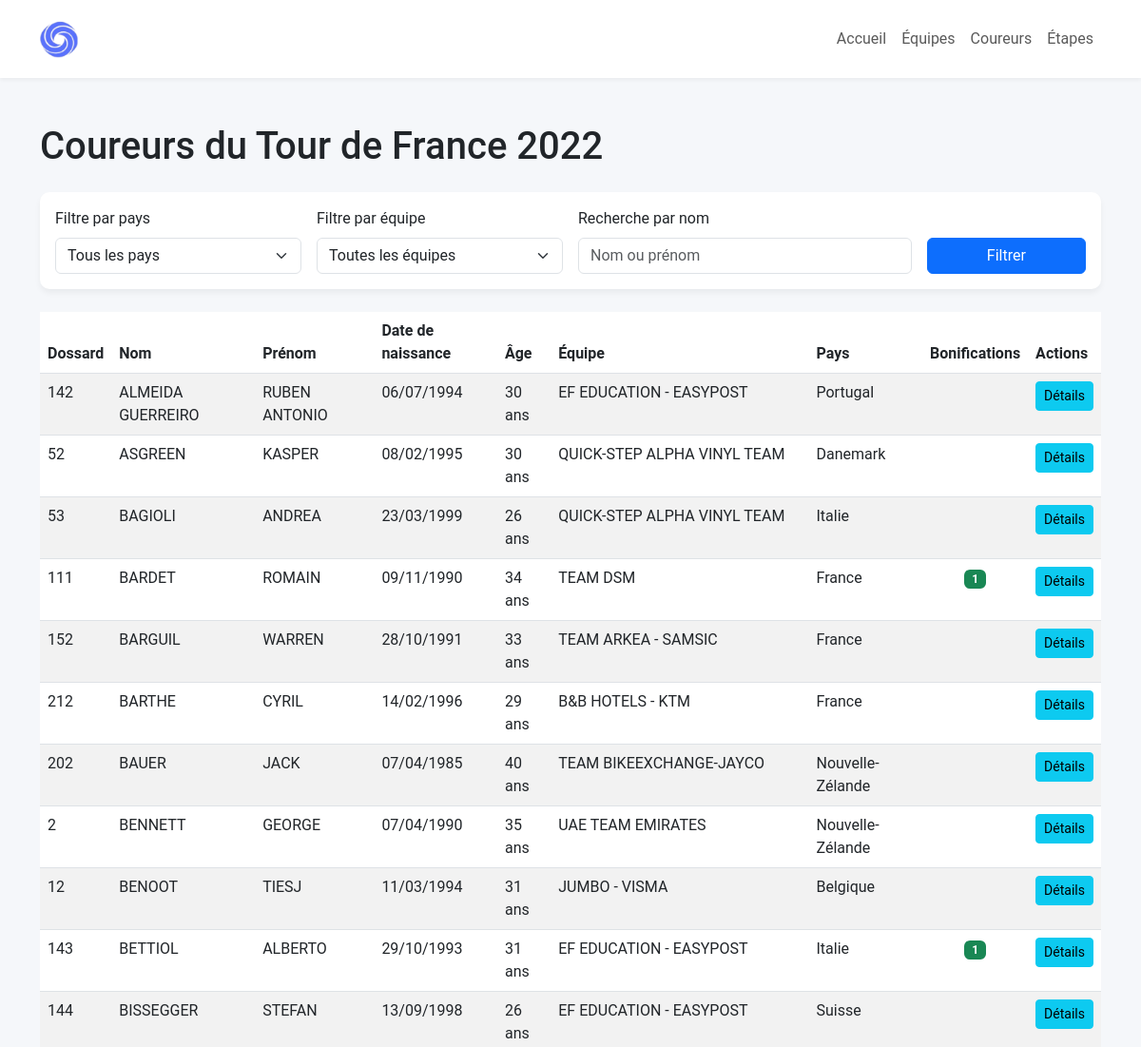
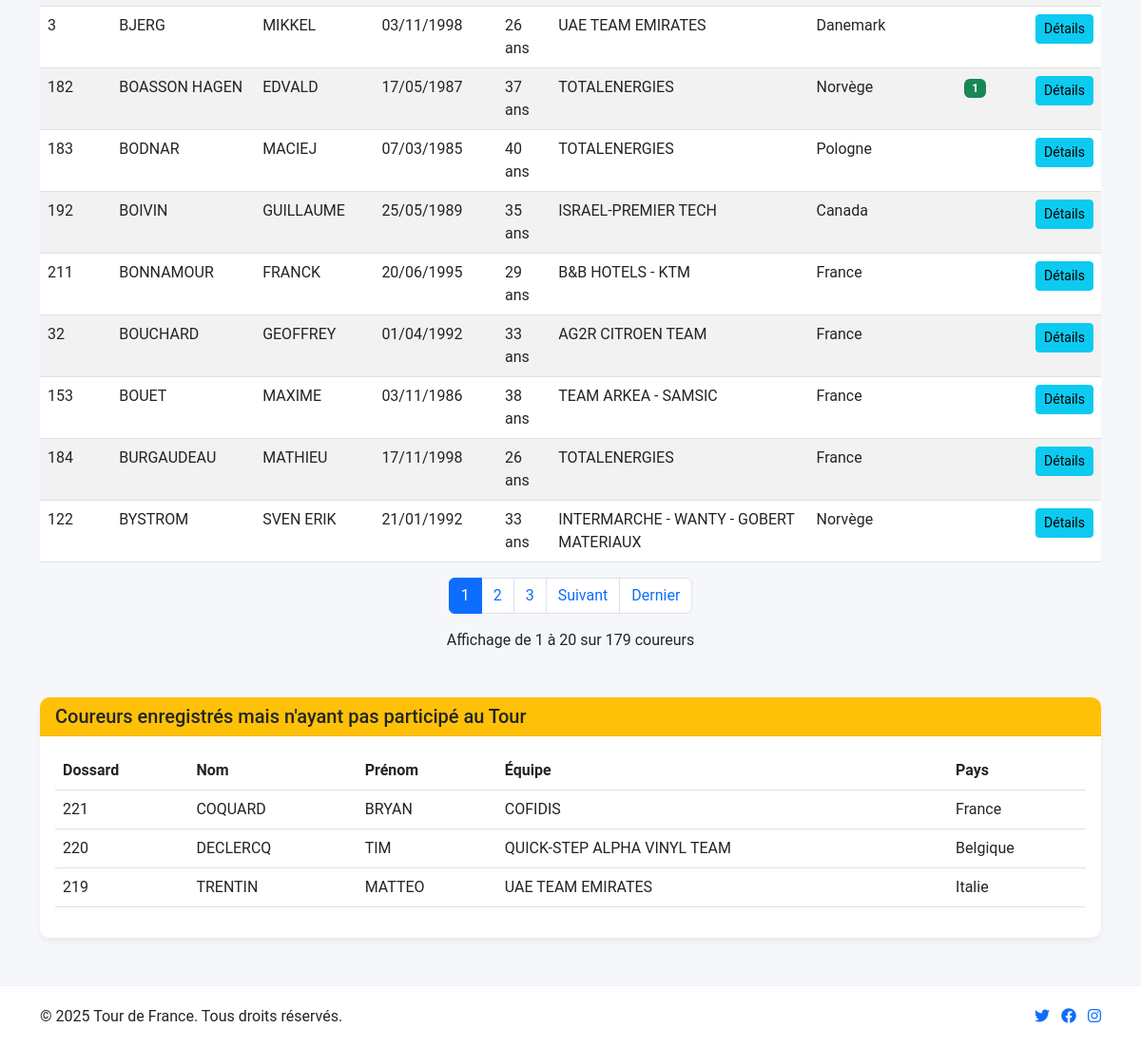
The page /Coureur.php on the database its author committed (2 pictures, top to bottom).
### tables this page shows
CREATE TABLE `Coureur` (
  `numDossard` int(11) NOT NULL,
  `nom` varchar(50) DEFAULT NULL,
  `prenom` varchar(50) DEFAULT NULL,
  `DN` date DEFAULT NULL,
  `numEquipe` varchar(50) NOT NULL,
  `codePays` varchar(3) NOT NULL
);

CREATE TABLE `Equipe` (
  `numEquipe` varchar(50) NOT NULL,
  `nomEquipe` varchar(50) DEFAULT NULL,
  `codePays` varchar(3) NOT NULL
);

CREATE TABLE `Pays` (
  `codePays` varchar(3) NOT NULL,
  `nomPays` varchar(100) DEFAULT NULL
);

### Coureur.php (the view, shortened to what this page needs)
<?php
require_once 'config.php';
include 'header.php';
$coureurs_par_page = 20;
$page = isset($_GET['page']) ? intval($_GET['page']) : 1;
$offset = ($page - 1) * $coureurs_par_page;
$filtre_pays = isset($_GET['pays']) ? $_GET['pays'] : '';
$filtre_equipe = isset($_GET['equipe']) ? $_GET['equipe'] : '';
$recherche = isset($_GET['recherche']) ? $_GET['recherche'] : '';
$sql_params = [];
$param_types = "";
$sql_count = "SELECT COUNT(*) AS total FROM Coureur c";
$stmt_count = $conn->prepare($sql_count);
$stmt_count->execute();
$result_count = $stmt_count->get_result();
$row_count = $result_count->fetch_assoc();
$total_coureurs = $row_count['total'];
$total_pages = ceil($total_coureurs / $coureurs_par_page);
$sql_coureurs = "SELECT c.numDossard, c.nom, c.prenom, c.DN, e.nomEquipe, p.nomPays,
                COUNT(DISTINCT b.idBonification) as nb_bonifications
                FROM Coureur c
                LEFT JOIN Equipe e ON c.numEquipe = e.numEquipe
                LEFT JOIN Pays p ON c.codePays = p.codePays
                LEFT JOIN Bonification b ON c.numDossard = b.numDossard";
$sql_coureurs .= " GROUP BY c.numDossard, c.nom, c.prenom, c.DN, e.nomEquipe, p.nomPays ORDER BY c.nom, c.prenom LIMIT ?, ?";
$sql_params[] = $offset;
$sql_params[] = $coureurs_par_page;
$param_types .= "ii";
$stmt = $conn->prepare($sql_coureurs);
$stmt->bind_param($param_types, ...$sql_params);
$stmt->execute();
$result_coureurs = $stmt->get_result();
?>
<div class="container my-5">
    <h1 class="mb-4">Coureurs du Tour de France 2022</h1>
    <div class="card mb-4">
        <div class="card-body">
            <form action="" method="get" class="row g-3">
                <div class="col-md-3">
                    <label for="pays" class="form-label">Filtre par pays</label>
                    <select name="pays" id="pays" class="form-select">
                        <option value="">Tous les pays</option>
                    </select>
                </div>
                <div class="col-md-3">
                    <label for="equipe" class="form-label">Filtre par équipe</label>
                    <select name="equipe" id="equipe" class="form-select">
                        <option value="">Toutes les équipes</option>
                    </select>
                </div>
                <div class="col-md-4">
                    <label for="recherche" class="form-label">Recherche par nom</label>
                    <input type="text" name="recherche" id="recherche" class="form-control" value="<?php echo htmlspecialchars($recherche); ?>" placeholder="Nom ou prénom">
                </div>
                <div class="col-md-2 d-flex align-items-end">
                    <button type="submit" class="btn btn-primary w-100">Filtrer</button>
                </div>
            </form>
        </div>
    </div>
    <div class="table-responsive">
        <table class="table table-striped">
            <thead>
                <tr>
                    <th>Dossard</th>
                    <th>Nom</th>
                    <th>Prénom</th>
                    <th>Date de naissance</th>
                    <th>Âge</th>
                    <th>Équipe</th>
                    <th>Pays</th>
                    <th>Bonifications</th>
                    <th>Actions</th>
                </tr>
            </thead>
            <tbody>
                <?php
                if ($result_coureurs->num_rows > 0) {
                    while($coureur = $result_coureurs->fetch_assoc()) {
                        $dob = new DateTime($coureur['DN']);
                        $now = new DateTime();
                        $age = $now->diff($dob)->y;
                ?>
                <tr>
                    <td><?php echo $coureur['numDossard']; ?></td>
                    <td><?php echo $coureur['nom']; ?></td>
                    <td><?php echo $coureur['prenom']; ?></td>
                    <td><?php echo date('d/m/Y', strtotime($coureur['DN'])); ?></td>
                    <td><?php echo $age; ?> ans</td>
                    <td><?php echo $coureur['nomEquipe']; ?></td>
                    <td><?php echo $coureur['nomPays']; ?></td>
                    <td class="text-center">
                        <?php if ($coureur['nb_bonifications'] == 0): ?>
                            <i class="bi bi-x-circle-fill text-danger" style="font-size: 1.2em;"></i>
                        <?php else: ?>
                            <span class="badge bg-success"><?php echo $coureur['nb_bonifications']; ?></span>
                        <?php endif; ?>
                    </td>
                    <td>
                        <a href="Coureur_detail.php?id=<?php echo $coureur['numDossard']; ?>" class="btn btn-sm btn-info">Détails</a>
                    </td>
                </tr>
                <?php
                    }
                } else {
                    echo "<tr><td colspan='8' class='text-center'>Aucun coureur trouvé.</td></tr>";
                }
                ?>
            </tbody>
        </table>
    </div>
    <?php if ($total_pages > 1): ?>
    <nav aria-label="Page navigation">
        <ul class="pagination justify-content-center">
            <?php
            $start_page = max(1, $page - 2);
            $end_page = min($total_pages, $page + 2);
            for ($i = $start_page; $i <= $end_page; $i++):
            ?>
            <li class="page-item <?php echo ($i == $page) ? 'active' : ''; ?>">
                <a class="page-link" href="?page=<?php echo $i; ?><?php echo (!empty($filtre_pays)) ? '&pays='.$filtre_pays : ''; ?><?php echo (!empty($filtre_equipe)) ? '&equipe='.$filtre_equipe : ''; ?><?php echo (!empty($recherche)) ? '&recherche='.$recherche : ''; ?>"><?php echo $i; ?></a>
            </li>
            <?php endfor; ?>
            <?php if ($page < $total_pages): ?>
            <li class="page-item">
                <a class="page-link" href="?page=<?php echo $page+1; ?><?php echo (!empty($filtre_pays)) ? '&pays='.$filtre_pays : ''; ?><?php echo (!empty($filtre_equipe)) ? '&equipe='.$filtre_equipe : ''; ?><?php echo (!empty($recherche)) ? '&recherche='.$recherche : ''; ?>">Suivant</a>
            </li>
            <li class="page-item">
                <a class="page-link" href="?page=<?php echo $total_pages; ?><?php echo (!empty($filtre_pays)) ? '&pays='.$filtre_pays : ''; ?><?php echo (!empty($filtre_equipe)) ? '&equipe='.$filtre_equipe : ''; ?><?php echo (!empty($recherche)) ? '&recherche='.$recherche : ''; ?>">Dernier</a>
            </li>
            <?php endif; ?>
        </ul>
    </nav>
    <?php endif; ?>
    <div class="mt-3 text-center">
        <p>Affichage de <?php echo min(($offset + 1), $total_coureurs); ?> à <?php echo min(($offset + $coureurs_par_page), $total_coureurs); ?> sur <?php echo $total_coureurs; ?> coureurs</p>
    </div>
    <div class="card mt-5">
        <div class="card-header bg-warning text-dark">
            <h5 class="mb-0">Coureurs enregistrés mais n'ayant pas participé au Tour</h5>
        </div>
        <div class="card-body">
            <?php
            $sql_non_participants = "SELECT c.numDossard, c.nom, c.prenom, e.nomEquipe, p.nomPays
            FROM Coureur c
            LEFT JOIN Equipe e ON c.numEquipe = e.numEquipe
            LEFT JOIN Pays p ON c.codePays = p.codePays
            LEFT JOIN Performance perf ON c.numDossard = perf.numDossard
            WHERE perf.numEtape IS NULL
            ORDER BY c.nom, c.prenom";
            $result_non_participants = $conn->query($sql_non_participants);
            if ($result_non_participants->num_rows > 0) {
                echo '<div class="table-responsive">';
                echo '<table class="table table-hover">';
                echo '<thead><tr><th>Dossard</th><th>Nom</th><th>Prénom</th><th>Équipe</th><th>Pays</th></tr></thead>';
                echo '<tbody>';
                while($coureur = $result_non_participants->fetch_assoc()) {
                    echo '<tr>';
                    echo '<td>' . $coureur['numDossard'] . '</td>';
                    echo '<td>' . $coureur['nom'] . '</td>';
                    echo '<td>' . $coureur['prenom'] . '</td>';
                    echo '<td>' . $coureur['nomEquipe'] . '</td>';
                    echo '<td>' . $coureur['nomPays'] . '</td>';
                    echo '</tr>';
                }
                echo '</tbody></table></div>';
            } else {
                echo '<p class="text-muted">Tous les coureurs enregistrés ont participé au Tour.</p>';
            }
            ?>
        </div>
    </div>
</div>
<?php
include 'footer.php';
?>

### header.php (style rules this page uses)
:root { --primary-color: #FFD800; --secondary-color: #333; --light-bg: #f8f9fa; --border-radius: 10px; }
body { font-family: 'Roboto', sans-serif; background-color: #f5f7fa; }
.card { border-radius: var(--border-radius); box-shadow: 0 4px 6px rgba(0,0,0,0.05); border: none; margin-bottom: 20px; overflow: hidden; }
.card-header { font-weight: bold; background-color: white; border-bottom: 1px solid rgba(0,0,0,0.05); }

### rows shown on the page
coureur: numDossard "142", nom "ALMEIDA GUERREIRO", prenom "RUBEN ANTONIO", DN "06/07/1994", numEquipe.nomEquipe "EF EDUCATION - EASYPOST", codePays.nomPays "Portugal"
coureur: numDossard "52", nom "ASGREEN", prenom "KASPER", DN "08/02/1995", numEquipe.nomEquipe "QUICK-STEP ALPHA VINYL TEAM", codePays.nomPays "Danemark"
coureur: numDossard "53", nom "BAGIOLI", prenom "ANDREA", DN "23/03/1999", numEquipe.nomEquipe "QUICK-STEP ALPHA VINYL TEAM", codePays.nomPays "Italie"
coureur: numDossard "111", nom "BARDET", prenom "ROMAIN", DN "09/11/1990", numEquipe.nomEquipe "TEAM DSM", codePays.nomPays "France", nb_bonifications "1"
coureur: numDossard "152", nom "BARGUIL", prenom "WARREN", DN "28/10/1991", numEquipe.nomEquipe "TEAM ARKEA - SAMSIC", codePays.nomPays "France"
coureur: numDossard "212", nom "BARTHE", prenom "CYRIL", DN "14/02/1996", numEquipe.nomEquipe "B&B HOTELS - KTM", codePays.nomPays "France"
coureur: numDossard "202", nom "BAUER", prenom "JACK", DN "07/04/1985", numEquipe.nomEquipe "TEAM BIKEEXCHANGE-JAYCO", codePays.nomPays "Nouvelle-Zélande"
coureur: numDossard "2", nom "BENNETT", prenom "GEORGE", DN "07/04/1990", numEquipe.nomEquipe "UAE TEAM EMIRATES", codePays.nomPays "Nouvelle-Zélande"
coureur: numDossard "12", nom "BENOOT", prenom "TIESJ", DN "11/03/1994", numEquipe.nomEquipe "JUMBO - VISMA", codePays.nomPays "Belgique"
coureur: numDossard "143", nom "BETTIOL", prenom "ALBERTO", DN "29/10/1993", numEquipe.nomEquipe "EF EDUCATION - EASYPOST", codePays.nomPays "Italie", nb_bonifications "1"
coureur: numDossard "144", nom "BISSEGGER", prenom "STEFAN", DN "13/09/1998", numEquipe.nomEquipe "EF EDUCATION - EASYPOST", codePays.nomPays "Suisse"
coureur: numDossard "3", nom "BJERG", prenom "MIKKEL", DN "03/11/1998", numEquipe.nomEquipe "UAE TEAM EMIRATES", codePays.nomPays "Danemark"
coureur: numDossard "182", nom "BOASSON HAGEN", prenom "EDVALD", DN "17/05/1987", numEquipe.nomEquipe "TOTALENERGIES", codePays.nomPays "Norvège", nb_bonifications "1"
coureur: numDossard "183", nom "BODNAR", prenom "MACIEJ", DN "07/03/1985", numEquipe.nomEquipe "TOTALENERGIES", codePays.nomPays "Pologne"
coureur: numDossard "192", nom "BOIVIN", prenom "GUILLAUME", DN "25/05/1989", numEquipe.nomEquipe "ISRAEL-PREMIER TECH", codePays.nomPays "Canada"
coureur: numDossard "211", nom "BONNAMOUR", prenom "FRANCK", DN "20/06/1995", numEquipe.nomEquipe "B&B HOTELS - KTM", codePays.nomPays "France"
coureur: numDossard "32", nom "BOUCHARD", prenom "GEOFFREY", DN "01/04/1992", numEquipe.nomEquipe "AG2R CITROEN TEAM", codePays.nomPays "France"
coureur: numDossard "153", nom "BOUET", prenom "MAXIME", DN "03/11/1986", numEquipe.nomEquipe "TEAM ARKEA - SAMSIC", codePays.nomPays "France"
coureur: numDossard "184", nom "BURGAUDEAU", prenom "MATHIEU", DN "17/11/1998", numEquipe.nomEquipe "TOTALENERGIES", codePays.nomPays "France"
coureur: numDossard "122", nom "BYSTROM", prenom "SVEN ERIK", DN "21/01/1992", numEquipe.nomEquipe "INTERMARCHE - WANTY - GOBERT MATERIAUX", codePays.nomPays "Norvège"
coureur: numDossard "221", nom "COQUARD", prenom "BRYAN", numEquipe.nomEquipe "COFIDIS", codePays.nomPays "France"
coureur: numDossard "220", nom "DECLERCQ", prenom "TIM", numEquipe.nomEquipe "QUICK-STEP ALPHA VINYL TEAM", codePays.nomPays "Belgique"
coureur: numDossard "219", nom "TRENTIN", prenom "MATTEO", numEquipe.nomEquipe "UAE TEAM EMIRATES", codePays.nomPays "Italie"

### other values the page prints
min(($offset + 1), $total_coureurs) "1"
min(($offset + $coureurs_par_page), $total_coureurs) "20"
$total_coureurs "179"
